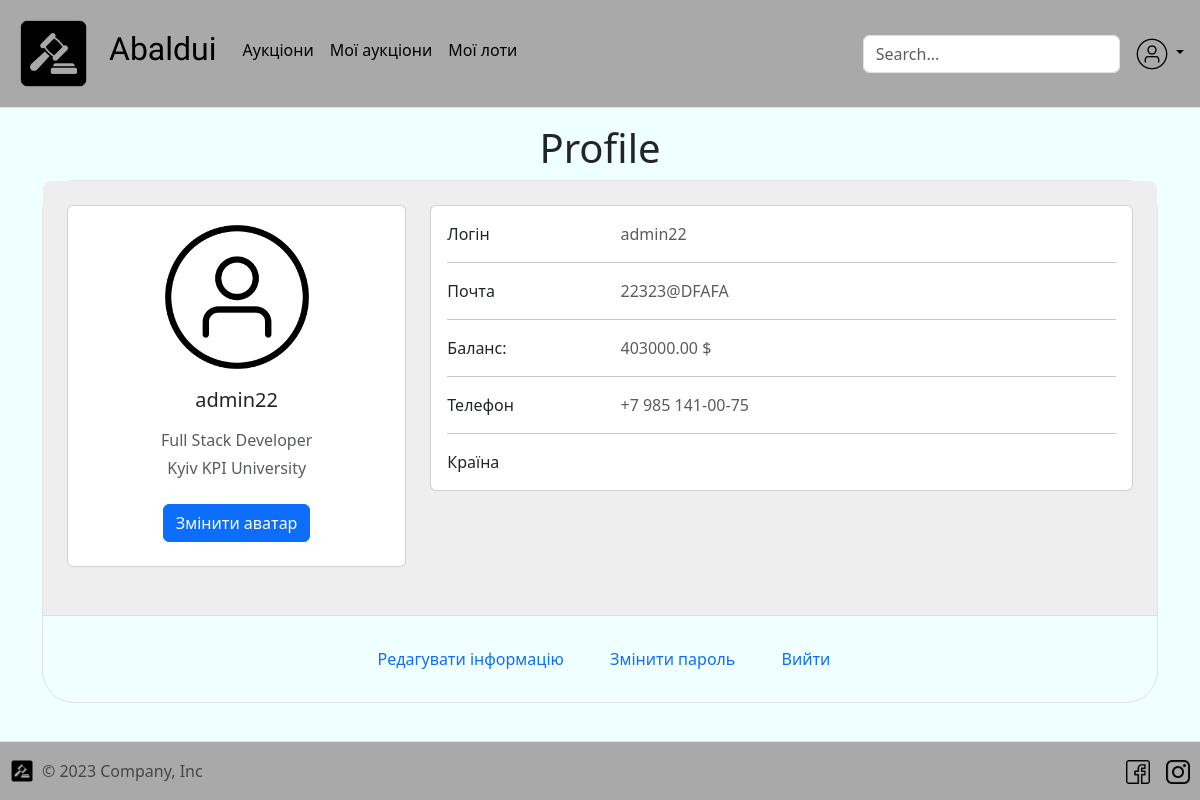
The page /account/ (signed in) on the database its author committed.
### auction/models.py (models this page shows)
class User(AbstractUser):
    balance = models.DecimalField(max_digits=15, decimal_places=2, default=0)
    avatar = models.ImageField(upload_to="media/avatars", default="media/avatars/default_user.png")
    phone = models.CharField(max_length=14, default=0)

### hakaton/views.py (the view)
# urls.py: path('account/', account, name="account"),
@login_required
def account(request: HttpRequest):
    context = {
        'user': request.user
    }
    return render(request, "profile.html", context=context)

### templates/profile.html (shortened to what this page needs)
{% extends "base.html" %} {% block content %} {% load static %}
<div class="container">
    <h1 style="text-align: center">Profile</h1>
<section class="pb-4">
        <div class="border rounded-5">
            <section class="w-100 p-4" style="background-color: #eee; border-radius: 0.5rem 0.5rem 0 0">
                <div class="row">
                    <div class="col-lg-4">
                        <div class="card mb-4">
                            <div class="card-body text-center">
                                <img src="/{{ user.avatar  }}" alt="avatar" class="rounded-circle img-fluid" style="width: 150px">
                                <h5 class="my-3">{{ user }}</h5>
                                <p class="text-muted mb-1">
                                    Full Stack Developer
                                </p>
                                <p class="text-muted mb-4">
                                   Kyiv KPI University
                                </p>
                                <div class="d-flex justify-content-center mb-2">
                                    <button type="button" class="btn btn-primary">
                                        Змінити аватар
                                    </button>
                                </div>
                            </div>
                        </div>
                    </div>
                    <div class="col-lg-8">
                        <div class="card mb-4">
                            <div class="card-body">
                                <div class="row">
                                    <div class="col-sm-3">
                                        <p class="mb-0">Логін</p>
                                    </div>
                                    <div class="col-sm-9">
                                        <p class="text-muted mb-0">
                                            {{ user }}
                                        </p>
                                    </div>
                                </div>
                                <hr>
                                <div class="row">
                                    <div class="col-sm-3">
                                        <p class="mb-0">Почта</p>
                                    </div>
                                    <div class="col-sm-9">
                                        <p class="text-muted mb-0">
                                            {{ user.email }}
                                        </p>
                                    </div>
                                </div>
                                <hr>
                                <div class="row">
                                    <div class="col-sm-3">
                                        <p class="mb-0">Баланс:</p>
                                    </div>
                                    <div class="col-sm-9">
                                        <p class="text-muted mb-0">
                                            {{ user.balance }} $
                                        </p>
                                    </div>
                                </div>
                                <hr>
                                <div class="row">
                                    <div class="col-sm-3">
                                        <p class="mb-0">Телефон</p>
                                    </div>
                                    <div class="col-sm-9">
                                        <p class="text-muted mb-0">
                                            {{ user.phone }}
                                        </p>
                                    </div>
                                </div>
                                <hr>
                                <div class="row">
                                    <div class="col-sm-3">
                                        <p class="mb-0">Країна</p>
                                    </div>
                                    <div class="col-sm-9">
                                    </div>
                                </div>
                            </div>
                        </div>
                    </div>
                </div>
            </section>
            <div class="p-4 text-center border-top mobile-hidden">
                <a class="btn btn-link px-3 collapsed" data-mdb-collapse-init="" href="#example3" role="button" aria-expanded="false" aria-controls="example3" data-ripple-color="hsl(0, 0%, 67%)">
                    <span class="d-none d-md-inline-block"> Редагувати інформацію </span>
                </a>
                <a class="btn btn-link px-3" data-ripple-color="hsl(0, 0%, 67%)">
                    <span class="d-none d-md-inline-block export-to-snippet pe-none">
                        Змінити пароль
                    </span>
                </a>
                <a class="btn btn-link px-3" data-ripple-color="hsl(0, 0%, 67%)"  href="/accounts/logout/?next=/account/">
                    <span class="d-none d-md-inline-block export-to-snippet pe-none">
                        Вийти
                    </span>
                </a>
            </div>
        </div>
    </section>
  </div>
{% endblock %}

### templates/includes/nav-bar.html (shortened to what this page needs)
{% load static %}
<header class="p-3 mb-3 border-bottom">
    <div class="d-flex flex-wrap align-items-center justify-content-center justify-content-lg-start">
        <a href="/"
           class="d-flex align-items-center mb-2 mb-lg-0 link-body-emphasis text-decoration-none"
        >
            <img height="75px"
                 width="75px"
                 src="{% static 'img/logo.png' %}"
                 alt="Logo"
            >
        </a>
        <ul class="nav col-12 col-lg-auto me-lg-auto mb-2 justify-content-center mb-md-0">
            <li>
                <a href="/" class="nav-link px-2 link-body-emphasis">
                    <h2 style="font-family: 'Protest Revolution', sans-serif; padding-left: 10px; padding-right: 10px">Abaldui</h2>
                </a>
            </li>
            <li class="mt-2">
                <a href="/auction" class="nav-link px-2 link-body-emphasis">Аукціони</a>
            </li>
            <li class="mt-2">
                <a href="/auction/my-auctions" class="nav-link px-2 link-body-emphasis">Мої аукціони</a>
            </li>
            <li class="mt-2">
                <a href="/auction/my-lots" class="nav-link px-2 link-body-emphasis">Мої лоти</a>
            </li>
        </ul>
        <form class="col-12 col-lg-auto mb-3 mb-lg-0 me-lg-3" role="search" method="post" action="/auction/">
            <input name="query" type="search"
                   class="form-control"
                   placeholder="Search..."
                   aria-label="Search"
            />
        </form>
        {% if request.user.is_authenticated %}
            <div class="dropdown text-end">
                <a href="#"
                   class="d-block link-body-emphasis text-decoration-none dropdown-toggle"
                   data-bs-toggle="dropdown"
                   aria-expanded="false"
                >
                  <img
                    src="/{{ request.user.avatar  }}"
                         width="32"
                         height="32"
                         class="rounded-circle"
                    />
                </a>
            </div>
        {% endif %}
    </div>
</header>

### templates/base.html (style rules this page uses)
body { background-color: azure; }
header { background-color: darkgray; }

### rows shown on the page
User: user.avatar (placeholder picture), avatar (placeholder picture), username "admin22", email "22323@DFAFA", balance "403000.00", phone "+7 985 141-00-75"
